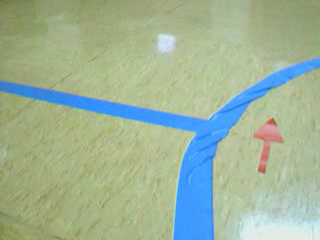
#> input picture Segmentacion/imagenes/imgSinColorear.png, 320 x 240 px
$ python prac_run.py   (Python 2 division)   (older library calls are emulated)
#> lines starting #> are read from the running program, lines starting #| are printed output that depends on the picture
#coding=utf-8
####################################################
# Esqueleto de programa para ejecutar el algoritmo de segmentacion.
# Este programa primero entrena el clasificador con los datos de
#  entrenamiento y luego segmenta el video (este entrenamiento podria
#  hacerse en "prac_ent.py" y aqui recuperar los parametros del clasificador
###################################################
import cv2
from scipy.misc import imread, imsave
from matplotlib import pyplot as plt
import numpy as np
import segmEuc as sE
import clasifEscenas as clasEsc
from time import time
import pintaSalidas as ps
tiempo_inicial = time()

# Leo las imagenes de entrenamiento
imNp = imread('imagenes/imgSinColorear.png')
#> imNp is the input picture: shape (240, 320, 3); mean R, G, B 158.7, 179.4, 152.9
markImg = imread('imagenes/imagenColoreada.png')
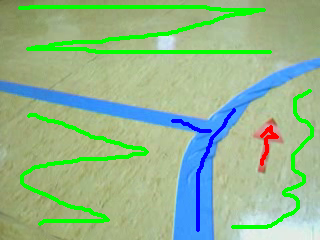
#> input picture Segmentacion/imagenes/imagenColoreada.png, 320 x 240 px
#> markImg is the input picture: shape (240, 320, 3); mean R, G, B 146.1, 182.8, 142.4

imNp2 = imread('imagenes/imgSinColorear2.png')
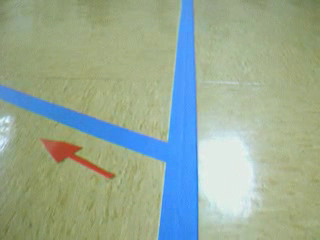
#> input picture Segmentacion/imagenes/imgSinColorear2.png, 320 x 240 px
#> imNp2 is the input picture: shape (240, 320, 3); mean R, G, B 152.1, 170, 149.1
#> (the run stopped early here; a loop or call above may not have finished)
